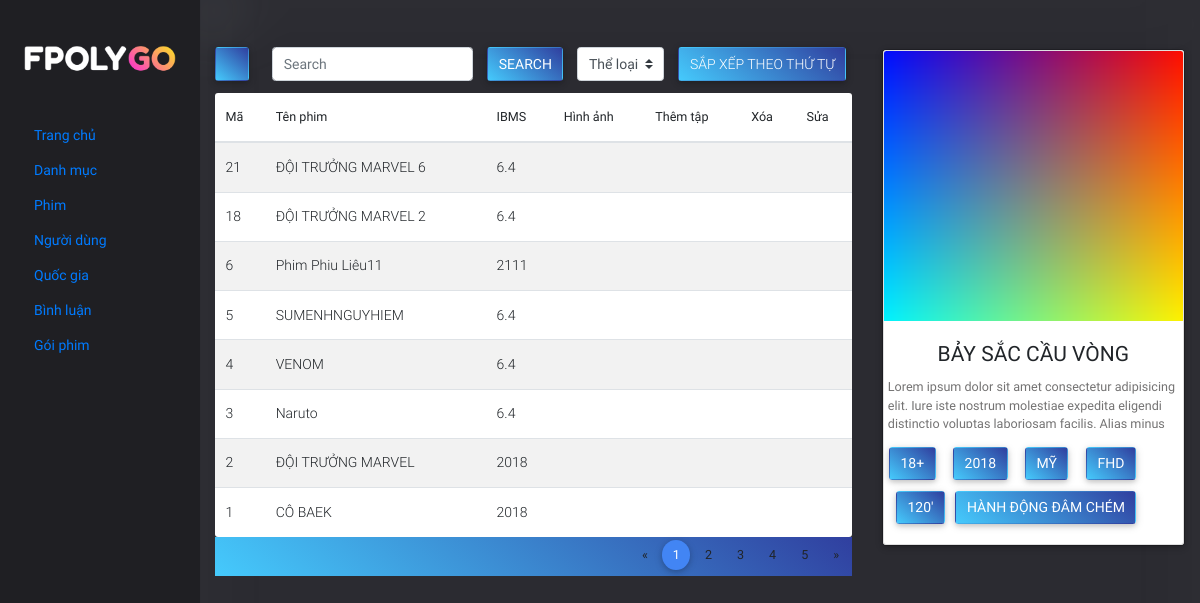
The app's page /REST/Page/index.php?page=movie with its own data.
### tables this page shows
CREATE TABLE `movie` (
  `id` int(11) NOT NULL,
  `name_movie` varchar(250) NOT NULL,
  `evaluate` float DEFAULT NULL,
  `view` float DEFAULT NULL,
  `release_year` int(50) NOT NULL,
  `running_time` int(50) NOT NULL,
  `id_country` int(11) NOT NULL,
  `short_description` varchar(250) NOT NULL,
  `description` varchar(500) NOT NULL,
  `image` varchar(250) NOT NULL,
  `clip_SD` varchar(250) NOT NULL,
  `clip_HD` varchar(255) NOT NULL,
  `clip_FHD` varchar(255) NOT NULL,
  `age` int(50) NOT NULL,
  `resolution` varchar(50) NOT NULL,
  `id_cata` int(11) NOT NULL
);

### REST/DAO/pdo.php (called while the page is built, shortened)
<?php
function pdo_get_connection(){
    $dburl = "mysql:host=localhost;dbname=fpolygo;charset=utf8";
    $username = 'root';
    $password = '';
    $conn = new PDO($dburl, $username, $password);
    $conn->setAttribute(PDO::ATTR_ERRMODE, PDO::ERRMODE_EXCEPTION);
    return $conn;
}
function pdo_query($sql){
    $sql_args = array_slice(func_get_args(), 1);
    try{
        $conn = pdo_get_connection();
        $stmt = $conn->prepare($sql);
        $stmt->execute($sql_args);
        $rows = $stmt->fetchAll();
        return $rows;
    }
    catch(PDOException $e){
        throw $e;
    }
    finally{
        unset($conn);
    }
}
?>

### REST/DAO/movie.php (called while the page is built, shortened)
<?php
require_once 'pdo.php';
function movie_select_all(){
    $sql = "SELECT * FROM movie ORDER BY id DESC";
    return pdo_query($sql);
}
?>

### REST/Page/view/movie.php (the view, shortened to what this page needs)
<section class="main-movie col-md-10">
    <div class="container-fluid mainLoad mt-5">
      <div class="row">
        <div class="col-8 flex-wrap d-flex align-items-center">
            <button class="btn blue-gradient m-0 mr-auto" data-toggle="modal" data-target="#centralModal-lg" title="Thêm phim mới"><i class="fas fa-plus"></i></button>
            <div class="form-group d-flex mb-0">
              <input class="form-control" type="text" placeholder="Search" aria-label="Search">
              <div class="form-button ml-3 mr-3">
                <button class="btn btn-small m-0 bg blue-gradient">Search</button>
              </div>
            </div>
            <div class="form-group mb-0">
              <select class="browser-default custom-select">
                <option selected="">Thể loại</option>
              </select>
            </div>
            <button class="btn text-white font-weight-light blue-gradient ml-3">Sắp xếp theo thứ tự</button>
          <table class="table mt-2 table-striped bg-white font-weight-bold mb-0 p-4">
            <thead>
              <tr p-4>
                <th scope="col">Mã</th>
                <th scope="col">Tên phim</th>
                <th scope="col">IBMS</th>
                <th scope="col">Hình ảnh</th>
                <th scope="col">Thêm tập</th>
                <th scope="col">Xóa</th>
                <th scope="col">Sửa</th>
              </tr>
            </thead>
            <tbody>
              <?php
                $kq=movie_select_all();
                foreach($kq as $kq){
                  extract($kq);
                  echo"<tr data-id='$id'>
                    <td class='font-weight-light h6'>$id</td>
                    <td class='font-weight-light h6'>$name_movie</td>
                    <td class='font-weight-light h6'>$evaluate</td>
                    <td class='font-weight-light h6'>
                      <a class='show-movie-by-id modal-edit-image' data-id='$id' data-toggle='modal' data-target='#EditImage' title='Hình ' href='javascript.void()'><i class='fas fa-edit'></i></a>
                    </td>
                    <td>
                      <a href='movie-series.html'><i class='fas fa-plus-square'></i></a>
                    </td>
                    <td>
                      <a href='index.php?page=movie&id=$id&delete=1'><i class='fas fa-trash-alt'></i></a>
                    </td>
                    <td>
                      <a data-toggle='modal' class='modal-update-movie' data-id='$id' data-target='#centralModal-lg' title='Update movie' href='javascript.void()'><i class='fas fa-pencil-alt'></i></a>
                    </td>
                  </tr>";
                  }
              ?>
            </tbody>
          </table>
          <nav class="d-flex bg blue-gradient w-100" aria-label="Page navigation example">
            <ul class="pagination pagination-circle mb-0 mt-1">
              <li class="page-item"><a class="page-link" aria-label="Previous"><span aria-hidden="true">«</span><span class="sr-only">Previous</span></a></li>
              <li class="page-item active"><a class="page-link">1</a></li>
              <li class="page-item"><a class="page-link">2</a></li>
              <li class="page-item"><a class="page-link">3</a></li>
              <li class="page-item"><a class="page-link">4</a></li>
              <li class="page-item"><a class="page-link">5</a></li>
              <li class="page-item"><a class="page-link" aria-label="Next"><span aria-hidden="true">»</span><span class="sr-only">Next</span></a></li>
            </ul>
          </nav>
        </div>
        <div class="col-4 ">
          <div class="mt-2" role="">
            <div class="modal-content">
              <div class="modal-body p-0" id="content-insert">
                <div class="card">
                  <div class="view overlay"><img class="card-img-top" id="modal-movie-img" src="./public/img/imageFilm.png" alt="Card image cap"><a href="#!"></a>
                  </div>
                  <div class="card-body p-0">
                    <h4 class="card-title mt-4 text-center" id="modal-movie-name">BẢY SẮC CẦU VÒNG</h4>
                    <p class="card-text " id="modal-movie-short_description">Lorem ipsum dolor sit amet consectetur adipisicing elit. Iure iste nostrum molestiae expedita eligendi distinctio voluptas laboriosam facilis. Alias minus magni, accusamus nisi deleniti impedit amet deserunt repellendus culpa accusantium.</p>
                    <ul class="list-unstyled d-flex mt-3 flex-wrap">
                      <li class="">
                        <div class="btn bg blue-gradient" id="modal-movie-age">18+</div>
                      </li>
                      <li class="ml-2">
                        <div class="btn bg blue-gradient" id="modal-movie-release_year">2018</div>
                      </li>
                      <li class="ml-2">
                        <div class="btn blue-gradient" id="modal-movie-country">Mỹ</div>
                      </li>
                      <li class="ml-2">
                        <div class="btn blue-gradient" id="modal-movie-resolution">FHD</div>
                      </li>
                      <li class="ml-2">
                        <div class="btn blue-gradient" id="modal-movie-time">120'</div>
                      </li>
                      <li class="">
                        <div class="btn blue-gradient" id="modal-movie-name-cata">HÀNH ĐỘNG ĐÂM CHÉM</div>
                      </li>
                    </ul>
                  </div>
                </div>
              </div>
            </div>
          </div>
        </div>
      </div>
    </div>
  </section>
</div>

### REST/Page/view/template/header.php (shortened to what this page needs)
<!DOCTYPE html>
<html class="no-js" dir="ltr" lang="en" itemscope itemtype="http://schema.org/WebSite" prefix="og: http://ogp.me/ns#">
  <head>
    <link rel="stylesheet" href="public/css/thuvien.css">
    <link rel="stylesheet" href="public/css/main.css">
    <link rel="stylesheet" href="public/css/style.css">
  </head>
  <body class="home-page" id="top-page">
    <main>
      <div class="container-fluid layoutMain">
        <div class="row no-gutters">

### REST/Page/index.php (shortened to what this page needs)
<?php
    require '../DAO/pdo.php';
    require_once '../DAO/movie.php';
    require_once 'view/template/header.php';
    if(isset($_GET['page'])){
        if($_GET['page'] == "catalog"){
            require 'view/template/menu.php';
            require 'view/catalog.php';
        }elseif($_GET['page'] == "movie"){
            require 'view/template/menu.php';
            require 'view/movie.php';
        }elseif($_GET['page'] == "user"){
            require 'view/template/menu.php';
            require 'view/user.php';
        }else{
            require 'view/home.php';
        }
    }else{
        require 'view/home.php';
    }
        require_once 'view/template/footer.php';
?>

### REST/Page/view/template/menu.php
<div class="col-md-2 menu">
    <nav class="navMenu">
        <ul>
            <li><a class="" href="index.php"><img src="./public/img/logo.png" id=logo alt=""></a></li>
            <li><a class="nav-item nav-link active" href="index.php">Trang chủ<span class="sr-only">(current)</span></a></li>
            <li><a class="nav-item nav-link" href="index.php?page=catalog">Danh mục</a></li>
            <li><a class="nav-item nav-link" href="index.php?page=movie">Phim</a></li>
            <li><a class="nav-item nav-link" href="index.php?page=customer">Người dùng</a></li>
            <li><a class="nav-item nav-link" href="index.php?page=country">Quốc gia</a></li>
            <li><a class="nav-item nav-link" href="index.php?page=comment">Bình luận</a></li>
            <li><a class="nav-item nav-link" href="index.php?page=package">Gói phim</a></li>
        </ul>
    </nav>
</div>

### REST/Page/view/template/footer.php (shortened to what this page needs)
    </div>
</main>
  </body>
</html>

### REST/Page/public/css/style.css (style rules this page uses)
.layoutMain { padding: 0 }
table { border-radius: 3px }
#modal-movie-img { width: 100%; height: 270px; object-fit: cover; }
#modal-movie-short_description { height: 50px; overflow: hidden; padding: 0rem .3rem; }
body { position: relative; }
tr { cursor: pointer; }
.main-movie { position: relative; }
#logo { width: 100%; object-fit: contain; margin: 3rem 0rem }
.navMenu ul li { text-decoration: none; color: white; list-style-type: none; }
.menu { padding-left: 0 !important; height: 100vh; }
ul { padding: 0 }

### records on screen
movie: id "21", name_movie "ĐỘI TRƯỞNG MARVEL 6", evaluate "6.4"
movie: id "18", name_movie "ĐỘI TRƯỞNG MARVEL 2", evaluate "6.4"
movie: id "6", name_movie "Phim Phiu Liêu11", evaluate "2111"
movie: id "5", name_movie "SUMENHNGUYHIEM", evaluate "6.4"
movie: id "4", name_movie "VENOM", evaluate "6.4"
movie: id "3", name_movie "Naruto", evaluate "6.4"
movie: id "2", name_movie "ĐỘI TRƯỞNG MARVEL", evaluate "2018"
movie: id "1", name_movie "CÔ BAEK", evaluate "2018"
